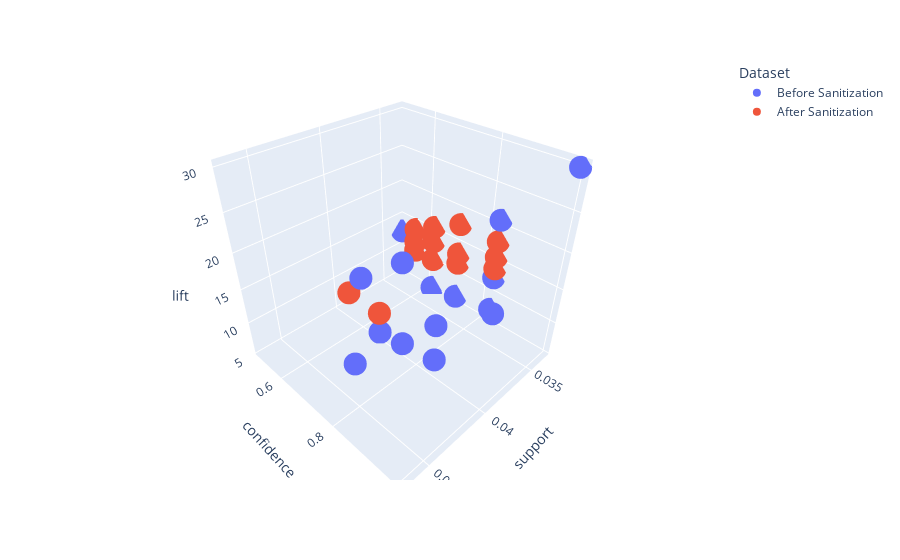

The notebook cell saved with this chart:
### Code cell
import pandas as pd

# Function to convert frozensets to a string representation
def frozenset_to_string(frozenset_column):
    return frozenset_column.apply(lambda x: ', '.join(x))

# Apply the conversion to both DataFrames
rules['antecedents'] = frozenset_to_string(rules['antecedents'])
rules['consequents'] = frozenset_to_string(rules['consequents'])
rules_after_hidden['antecedents'] = frozenset_to_string(rules_after_hidden['antecedents'])
rules_after_hidden['consequents'] = frozenset_to_string(rules_after_hidden['consequents'])

# Add a column to distinguish between the two sets of rules
rules['Dataset'] = 'Before Sanitization'
rules_after_hidden['Dataset'] = 'After Sanitization'

# Combine the two DataFrames for plotting
combined_rules = pd.concat([rules, rules_after_hidden])

# Now, you should be able to plot without errors
import plotly.express as px

fig = px.scatter_3d(combined_rules,
                    x='support',
                    y='confidence',
                    z='lift',
                    color='Dataset',
                    hover_data=['antecedents', 'consequents'])

fig.show()

### Figure 1 — Plotly figure (JSON) as saved in the notebook; plotly's stock layout.template omitted (floating-point values rounded to 4 significant figures)
{"data": [{"customdata": [["133", "137"], ["137", "133"], ["134", "137"], ["137", "134"], ["1501", "2758"], ["2856", "1501"], ["1501", "2856"], ["726", "1532"], ["1532", "726"], ["1600", "1599"], ["1599", "1600"], ["1659", "1919"], ["1919", "1659"], ["1743", "1755"], ["1754", "1755"], ["1764", "1755"], ["1766", "1755"], ["1768", "1755"], ["1935", "1755"], ["1776", "3148"], ["3148", "1776"], ["1942", "1928"], ["1928", "1942"], ["1934", "1939"], ["1939", "1934"], ["260", "2804"], ["2804", "260"], ["2670", "432"], ["432", "2670"], ["2856", "2758"], ["3756", "3742"], ["3742", "3756"], ["3760", "3756"], ["3756", "3760"], ["2758, 2856", "1501"], ["1501, 2856", "2758"], ["1501, 2758", "2856"], ["2856", "1501, 2758"], ["1501", "2758, 2856"]], "hovertemplate": "Dataset=Before Sanitization<br>support=%{x}<br>confidence=%{y}<br>lift=%{z}<br>antecedents=%{customdata[0]}<br>consequents=%{customdata[1]}<extra></extra>", "legendgroup": "Before Sanitization", "marker": {"color": "#636efa", "symbol": "circle"}, "mode": "markers", "name": "Before Sanitization", "scene": "scene", "showlegend": true, "type": "scatter3d", "x": [0.04, 0.04, 0.03333, 0.03333, 0.04, 0.04667, 0.04667, 0.03333, 0.03333, 0.03333, 0.03333, 0.03333, 0.03333, 0.04, 0.03333, 0.03333, 0.03333, 0.03333, 0.04, 0.03333, 0.03333, 0.03333, 0.03333, 0.03333, 0.03333, 0.04, 0.04, 0.03333, 0.03333, 0.04, 0.03333, 0.03333, 0.03333, 0.03333, 0.04, 0.04, 0.04, 0.04, 0.04], "y": [0.8571, 0.6, 0.8333, 0.5, 0.75, 0.875, 0.875, 0.8333, 0.625, 0.5556, 0.8333, 0.8333, 0.8333, 0.8571, 0.8333, 0.7143, 0.625, 0.8333, 0.6667, 1, 1, 0.8333, 0.5556, 0.7143, 0.625, 0.6667, 0.5455, 0.7143, 0.8333, 0.75, 0.5556, 0.7143, 0.625, 0.5556, 1, 0.8571, 1, 0.75, 0.75], "z": [12.86, 12.86, 12.5, 12.5, 6.618, 16.41, 16.41, 15.62, 15.62, 13.89, 13.89, 20.83, 20.83, 7.563, 7.353, 6.303, 5.515, 7.353, 5.882, 30, 30, 13.89, 13.89, 13.39, 13.39, 9.091, 9.091, 17.86, 17.86, 6.618, 11.9, 11.9, 10.42, 10.42, 18.75, 7.563, 18.75, 18.75, 18.75]}, {"customdata": [["726", "1532"], ["1532", "726"], ["1600", "1599"], ["1599", "1600"], ["1942", "1928"], ["1928", "1942"], ["1934", "1939"], ["1939", "1934"], ["260", "2804"], ["2804", "260"], ["2670", "432"], ["432", "2670"], ["3756", "3742"], ["3742", "3756"], ["3760", "3756"], ["3756", "3760"]], "hovertemplate": "Dataset=After Sanitization<br>support=%{x}<br>confidence=%{y}<br>lift=%{z}<br>antecedents=%{customdata[0]}<br>consequents=%{customdata[1]}<extra></extra>", "legendgroup": "After Sanitization", "marker": {"color": "#EF553B", "symbol": "circle"}, "mode": "markers", "name": "After Sanitization", "scene": "scene", "showlegend": true, "type": "scatter3d", "x": [0.03333, 0.03333, 0.03333, 0.03333, 0.03333, 0.03333, 0.03333, 0.03333, 0.04, 0.04, 0.03333, 0.03333, 0.03333, 0.03333, 0.03333, 0.03333], "y": [0.8333, 0.625, 0.5556, 0.8333, 0.8333, 0.5556, 0.7143, 0.625, 0.6667, 0.5455, 0.7143, 0.8333, 0.5556, 0.7143, 0.625, 0.5556], "z": [15.62, 15.62, 13.89, 13.89, 13.89, 13.89, 13.39, 13.39, 9.091, 9.091, 17.86, 17.86, 11.9, 11.9, 10.42, 10.42]}], "layout": {"legend": {"title": {"text": "Dataset"}, "tracegroupgap": 0}, "margin": {"t": 60}, "scene": {"domain": {"x": [0, 1], "y": [0, 1]}, "xaxis": {"title": {"text": "support"}}, "yaxis": {"title": {"text": "confidence"}}, "zaxis": {"title": {"text": "lift"}}}}}
